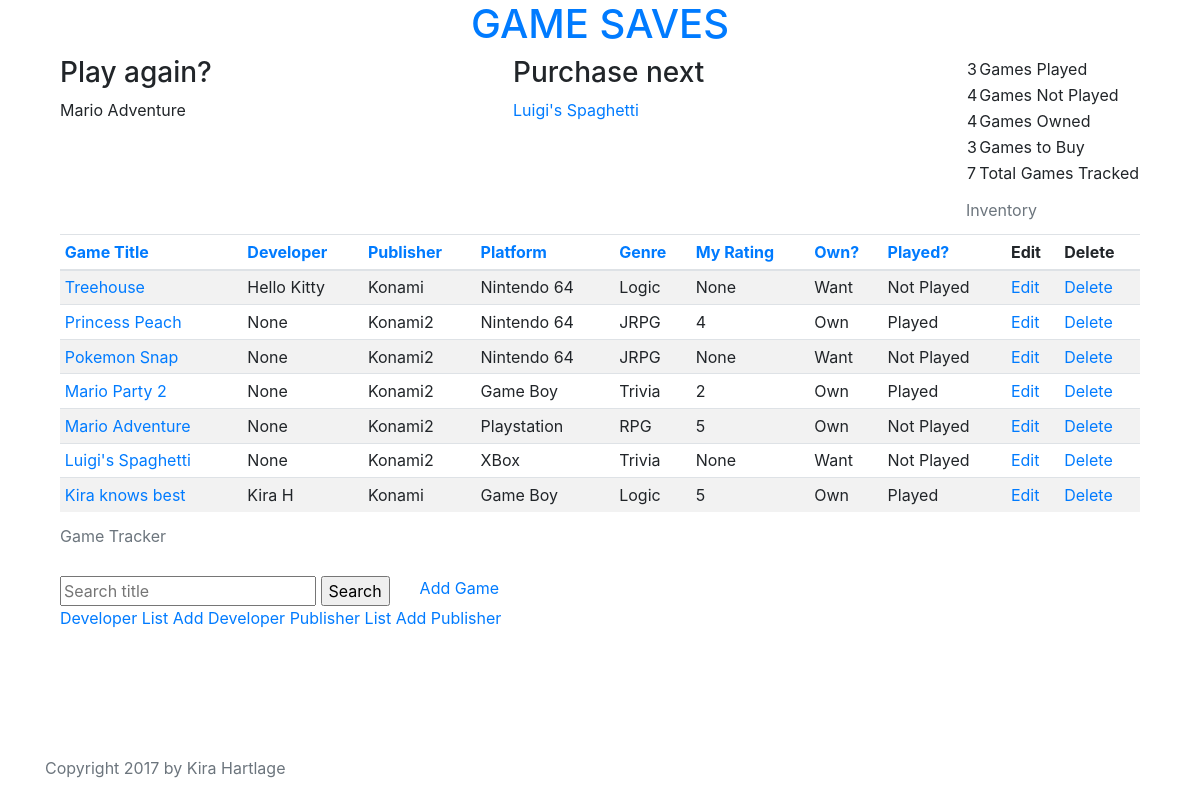
Page /?ordering=title&order=desc on the committed database.
### tracker/models.py (models this page shows, shortened)
class Game(models.Model):
    title = models.CharField(max_length=255)
    developer = models.ForeignKey('Developer', null=True)
    publisher = models.ForeignKey('Publisher')
    genre = models.ForeignKey('Genre')
    platform = models.ForeignKey('Platform')
    OWN_STATUS_CHOICES = (
        ('Own', 'Own'),
        ('Want', 'Want'),
    )
    own_status = models.CharField(max_length=4, choices=OWN_STATUS_CHOICES, default='Want')
    PLAY_STATUS_CHOICES = (
        ('Played', 'Played'),
        ('Not Played', 'Not Played'),
    )
    play_status = models.CharField(max_length=10, choices=PLAY_STATUS_CHOICES, default='Not Played')
    personal_rating = models.IntegerField(
        validators = [MaxValueValidator(5), MinValueValidator(1)],
        null=True,
        blank=True,
    )
    class Meta:
        ordering = ['title']
    def __str__(self):
        return self.title

class Developer(models.Model):
    name = models.CharField(max_length=255)
    class Meta:
        ordering = ['name']
    def __str__(self):
        return self.name

class Publisher(models.Model):
    name = models.CharField(max_length=255)
    class Meta:
        ordering = ['name']
    def __str__(self):
        return self.name

class Platform(models.Model):
    system = models.CharField(max_length=255)
    class Meta:
        ordering = ['system']
    def __str__(self):
        return self.system

class Genre(models.Model):
    name = models.CharField(max_length=255)
    class Meta:
        ordering = ['name']
    def __str__(self):
        return self.name

### tracker/views.py (the view)
# urls.py: url(r'^$', views.GameListView.as_view(), name='list'),
class GameListView(ListView):
    context_object_name = 'games'
    model = Game
    def get_ordering(self):
        self.order = self.request.GET.get('order', default='asc')
        selected_ordering = self.request.GET.get('ordering', default='title')
        if self.order == "desc":
            selected_ordering = "-" + selected_ordering
        return selected_ordering
    def get_context_data(self, *args, **kwargs):
        context = super(GameListView, self).get_context_data(*args, **kwargs)
        context['current_order'] = self.get_ordering()
        context['order'] = self.order
        return context
    def get_queryset(self):
        qs = super().get_queryset()
        try:
            q = Game.objects.filter(title__icontains=self.request.GET['q'])
            return q
        except:
            return qs

### tracker/templatetags/tracker_extras.py (called while the page is built)
@register.simple_tag
def highest_rated_game():
    return Game.objects.order_by('-personal_rating').first()

@register.simple_tag
def buy_next_game():
    want_games = Game.objects.filter(own_status='Want')
    random_index = random.randint(0, want_games.count() - 1)
    return want_games[random_index]

@register.simple_tag
def num_games_played():
    return Game.objects.filter(play_status='Played').count()

@register.simple_tag
def num_games_nplayed():
    return Game.objects.filter(play_status='Not Played').count()

@register.simple_tag
def num_games_own():
    return Game.objects.filter(own_status='Own').count()

@register.simple_tag
def num_games_want():
    return Game.objects.filter(own_status='Want').count()

@register.simple_tag
def tot_games_tracked():
    return Game.objects.all().count()

### tracker/templates/tracker/game_list.html (shortened to what this page needs)
{% extends 'tracker/base.html' %}
{% load tracker_extras %}
{% block content %}
<div class="container">
  <div class="row">
    <div class="col" id="play_again">
      <h3>Play again?</h3>
      {% highest_rated_game %}
    </div>
    <div class="col" id="purchase_next">
      <h3>Purchase next</h3>
      <a href="https://www.amazon.com/s?url=search-alias%3Dvideogames&field-keywords={% buy_next_game %}" target="_blank">{% buy_next_game %}</a>
    </div>
    <div class="col-sm-auto" id="summary_table">
      <table>
        <caption>Inventory</caption>
        <tbody>
          <tr><td>{% num_games_played %}</td><td>Games Played</td></tr>
          <tr><td>{% num_games_nplayed %}</td><td>Games Not Played</td></tr>
          <tr><td>{% num_games_own %}</td><td>Games Owned</td></tr>
          <tr><td>{% num_games_want %}</td><td>Games to Buy</td></tr>
          <tr><td>{% tot_games_tracked %}</td><td>Total Games Tracked</td></tr>
          </tbody>
        </table>
    </div>
  </div>
  <div class="row-fluid">
    <table class="table table-striped table-sm table-responsive-md">
      <caption>Game Tracker</caption>
      <thead>
        <tr>
          <th><a href="{% url 'list' %}?ordering=title&order={% if order == 'desc' %}asc{% else %}desc{% endif %}">Game Title</a></th>
          <th><a href="{% url 'list' %}?ordering=publisher&order={% if order == 'desc' %}asc{% else %}desc{% endif %}">Developer</a></th>
          <th><a href="{% url 'list' %}?ordering=publisher&order={% if order == 'desc' %}asc{% else %}desc{% endif %}">Publisher</a></th>
          <th><a href="{% url 'list' %}?ordering=platform&order={% if order == 'desc' %}asc{% else %}desc{% endif %}">Platform</a></th>
          <th><a href="{% url 'list' %}?ordering=genre&order={% if order == 'desc' %}asc{% else %}desc{% endif %}">Genre</a></th>
          <th><a href="{% url 'list' %}?ordering=personal_rating&order={% if order == 'desc' %}asc{% else %}desc{% endif %}">My Rating</a></th>
          <th><a href="{% url 'list' %}?ordering=own_status&order={% if order == 'desc' %}asc{% else %}desc{% endif %}">Own?</a></th>
          <th><a href="{% url 'list' %}?ordering=play_status&order={% if order == 'desc' %}asc{% else %}desc{% endif %}">Played?</a></th>
          <th>Edit</th>
          <th>Delete</th>
        </tr>
      </thead>
      <tbody>
        {% for game in games %}
        <tr>
          <td><a href="{% url 'detail' pk=game.pk %}">{{ game.title }}</a></td>
          <td>{{ game.developer }}</td>
          <td>{{ game.publisher }}</td>
          <td>{{ game.platform }}</td>
          <td>{{ game.genre }}</td>
          <td>{{ game.personal_rating }}</td>
          <td>{{ game.own_status }}</td>
          <td>{{ game.play_status }}</td>
          <td><a href="{% url 'update' pk=game.pk %}">Edit</a></td>
          <td><a href="{% url 'delete' pk=game.pk %}">Delete</a></td>
        </tr>
        {% endfor %}
      </tbody>
    </table>
  </div>
  <div class="row">
    <div class="col-md-auto">
      <form method="GET" action"">
        <input name="q" placeholder="Search title" type="text">
        <input value="Search" type="submit">
      </form>
    </div>
    <div class="col text-left">
      <a href="{% url 'create' %}">Add Game</a>
    </div>
  </div>
  <div class="row">
    <div class="col">
      <a href="{% url 'developers:dev_list' %}">Developer List</a>
      <a href="{% url 'dev_create' %}">Add Developer</a>
      <a href="{% url 'publishers:pub_list' %}">Publisher List</a>
      <a href="{% url 'pub_create' %}">Add Publisher</a>
    </div>
  </div>
</div>
{% endblock %}

### tracker/static/css/tracker.css (style rules this page uses)
html, body { height: 100%; }
body { display: flex; flex-direction: column; }

### rows in the picture
Game: title "Mario Adventure", developer "None", publisher "Konami2", platform "Playstation", genre "RPG", personal_rating "5", own_status "Own", play_status "Not Played"
Game: title "Luigi's Spaghetti", developer "None", publisher "Konami2", platform "XBox", genre "Trivia", personal_rating "None", own_status "Want", play_status "Not Played"
Game: title "Treehouse", developer "Hello Kitty", publisher "Konami", platform "Nintendo 64", genre "Logic", personal_rating "None", own_status "Want", play_status "Not Played"
Game: title "Princess Peach", developer "None", publisher "Konami2", platform "Nintendo 64", genre "JRPG", personal_rating "4", own_status "Own", play_status "Played"
Game: title "Pokemon Snap", developer "None", publisher "Konami2", platform "Nintendo 64", genre "JRPG", personal_rating "None", own_status "Want", play_status "Not Played"
Game: title "Mario Party 2", developer "None", publisher "Konami2", platform "Game Boy", genre "Trivia", personal_rating "2", own_status "Own", play_status "Played"
Game: title "Kira knows best", developer "Kira H", publisher "Konami", platform "Game Boy", genre "Logic", personal_rating "5", own_status "Own", play_status "Played"
